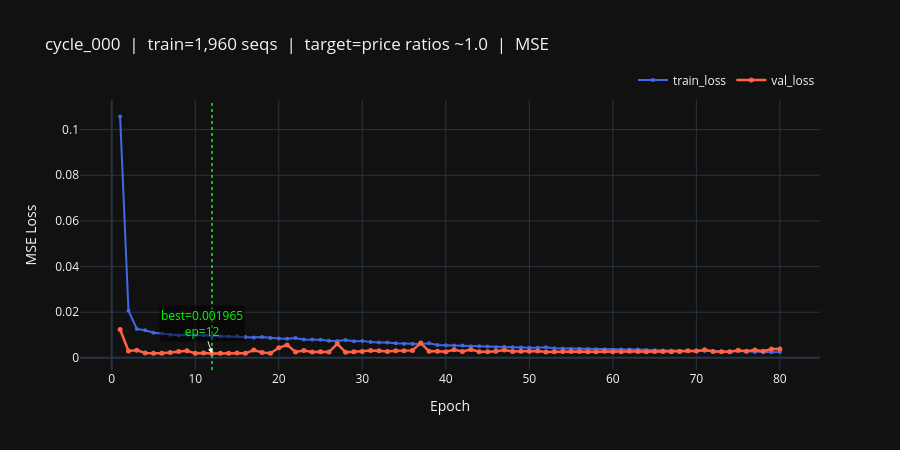

The cell this chart's notebook holds for it:
### Markdown cell above
## 5. Val Loss Curve

### Code cell
epochs_x = list(range(1, stopped_at + 1))

fig_loss = go.Figure()
fig_loss.add_trace(go.Scatter(
    x=epochs_x, y=train_loss, mode='lines+markers', name='train_loss',
    line=dict(color='royalblue', width=2),
    marker=dict(size=4)))
fig_loss.add_trace(go.Scatter(
    x=epochs_x, y=val_loss, mode='lines+markers', name='val_loss',
    line=dict(color='tomato', width=2.5),
    marker=dict(size=5)))

# Mark best val epoch
best_ep = val_loss.index(best_val) + 1
fig_loss.add_vline(x=best_ep, line=dict(color='lime', width=1.5, dash='dot'))
fig_loss.add_annotation(
    x=best_ep, y=best_val, text=f'best={best_val:.6f}<br>ep={best_ep}',
    showarrow=True, arrowhead=2, bgcolor='rgba(0,0,0,0.5)', font=dict(color='lime'))

fig_loss.update_layout(
    title=f'cycle_000  |  train={len(Xs):,} seqs  |  target=price ratios ~1.0  |  MSE',
    xaxis_title='Epoch',
    yaxis_title='MSE Loss',
    template='plotly_dark',
    height=450, width=900,
    legend=dict(orientation='h', yanchor='bottom', y=1.02, xanchor='right', x=1),
)
fig_loss.show()

print(f'\nVal loss did {"IMPROVE" if best_ep > 1 else "NOT improve"} — stopped at epoch {stopped_at} (best at {best_ep})')
if stopped_at < EPOCHS:
    print(f'  EarlyStopping fired at epoch {stopped_at}  (patience=8 → best was ep {best_ep})')
else:
    print(f'  WARNING: ran all {EPOCHS} epochs — EarlyStopping never fired, model may still be improving!')

### Figure 1 — Plotly figure (JSON) as saved in the notebook; plotly's stock layout.template omitted (floating-point values rounded to 4 significant figures)
{"data": [{"line": {"color": "royalblue", "width": 2}, "marker": {"size": 4}, "mode": "lines+markers", "name": "train_loss", "type": "scatter", "x": [1, 2, 3, 4, 5, 6, 7, 8, 9, 10, 11, 12, 13, 14, 15, 16, 17, 18, 19, 20, 21, 22, 23, 24, 25, 26, 27, 28, 29, 30, 31, 32, 33, 34, 35, 36, 37, 38, 39, 40, 41, 42, 43, 44, 45, 46, 47, 48, 49, 50, 51, 52, 53, 54, 55, 56, 57, 58, 59, 60, 61, 62, 63, 64, 65, 66, 67, 68, 69, 70, 71, 72, 73, 74, 75, 76, 77, 78, 79, 80], "y": [0.1058, 0.02064, 0.01269, 0.01211, 0.01102, 0.01066, 0.01017, 0.009891, 0.01012, 0.009968, 0.009935, 0.009608, 0.009437, 0.009412, 0.009466, 0.0091, 0.00897, 0.009139, 0.00866, 0.008491, 0.008418, 0.008744, 0.008082, 0.008071, 0.007928, 0.007514, 0.007357, 0.007856, 0.007273, 0.007439, 0.006913, 0.006727, 0.006742, 0.006384, 0.006211, 0.006095, 0.006082, 0.006354, 0.005683, 0.00553, 0.005392, 0.005431, 0.005095, 0.005137, 0.00503, 0.004694, 0.004857, 0.004673, 0.004515, 0.00442, 0.004438, 0.004653, 0.004211, 0.004136, 0.003936, 0.003968, 0.003872, 0.003806, 0.003742, 0.003607, 0.003706, 0.003641, 0.003687, 0.003454, 0.003284, 0.003216, 0.003278, 0.003147, 0.003058, 0.003033, 0.002959, 0.003014, 0.002858, 0.002838, 0.002994, 0.002855, 0.002584, 0.00254, 0.002492, 0.002598]}, {"line": {"color": "tomato", "width": 2.5}, "marker": {"size": 5}, "mode": "lines+markers", "name": "val_loss", "type": "scatter", "x": [1, 2, 3, 4, 5, 6, 7, 8, 9, 10, 11, 12, 13, 14, 15, 16, 17, 18, 19, 20, 21, 22, 23, 24, 25, 26, 27, 28, 29, 30, 31, 32, 33, 34, 35, 36, 37, 38, 39, 40, 41, 42, 43, 44, 45, 46, 47, 48, 49, 50, 51, 52, 53, 54, 55, 56, 57, 58, 59, 60, 61, 62, 63, 64, 65, 66, 67, 68, 69, 70, 71, 72, 73, 74, 75, 76, 77, 78, 79, 80], "y": [0.01244, 0.003047, 0.003367, 0.00218, 0.002013, 0.001989, 0.00234, 0.002827, 0.003102, 0.001976, 0.00214, 0.001965, 0.002045, 0.001994, 0.002139, 0.001969, 0.003424, 0.002363, 0.002029, 0.004409, 0.00569, 0.002575, 0.003264, 0.002561, 0.002659, 0.002549, 0.006175, 0.00244, 0.002647, 0.00284, 0.003279, 0.003071, 0.002808, 0.003136, 0.003089, 0.003276, 0.006467, 0.002862, 0.002869, 0.002664, 0.003534, 0.002804, 0.003678, 0.002706, 0.002723, 0.002912, 0.00345, 0.00276, 0.002925, 0.00289, 0.002962, 0.002561, 0.002652, 0.002734, 0.002786, 0.002772, 0.002624, 0.002667, 0.00285, 0.002717, 0.002684, 0.002855, 0.002736, 0.002727, 0.002772, 0.002786, 0.002715, 0.002789, 0.003097, 0.002954, 0.003523, 0.002801, 0.002625, 0.002706, 0.003375, 0.002881, 0.003393, 0.002907, 0.003863, 0.003862]}], "layout": {"annotations": [{"arrowhead": 2, "bgcolor": "rgba(0,0,0,0.5)", "font": {"color": "lime"}, "showarrow": true, "text": "best=0.001965<br>ep=12", "x": 12, "y": 0.001965}], "height": 450, "legend": {"orientation": "h", "x": 1, "xanchor": "right", "y": 1.02, "yanchor": "bottom"}, "shapes": [{"line": {"color": "lime", "dash": "dot", "width": 1.5}, "type": "line", "x0": 12, "x1": 12, "xref": "x", "y0": 0, "y1": 1, "yref": "y domain"}], "title": {"text": "cycle_000  |  train=1,960 seqs  |  target=price ratios ~1.0  |  MSE"}, "width": 900, "xaxis": {"title": {"text": "Epoch"}}, "yaxis": {"title": {"text": "MSE Loss"}}}}
